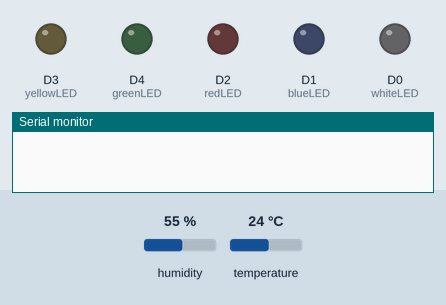
The sketch below on a simulated ESP8266 (NodeMCU). On the bench: output pins drawn as LEDs (lit = HIGH), the last lines printed to the serial monitor. The test bench sets the inputs (shaded band); at power-on: humidity 55 %, temperature 24 °C. WiFi joins after 1.5 s; servers stay silent unless stated; uploads are accepted with an empty reply.

Above: at 0.1 s.
At 2.1 s:
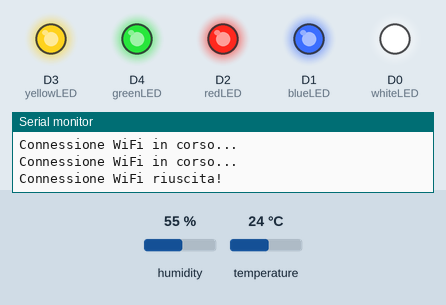
At 4.1 s:
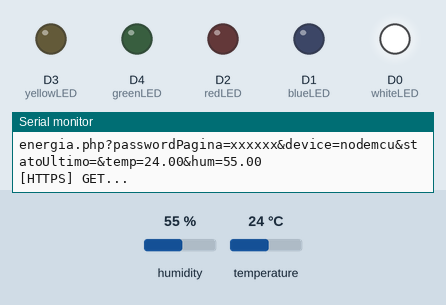
Timing chart, 0 to 5.6 s (numbered marks = the images above):
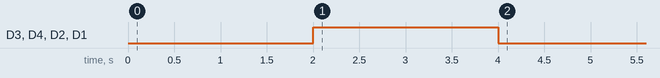

Measured:
- by itself, D3 (yellowLED), D4 (greenLED), D2 (redLED), D1 (blueLED): HIGH → LOW at 4.0 s

The sketch:

energia.ino
```cpp
//set arduino ide ready to nodemcu v1.0

#include <ESP8266WiFi.h>
#include <ESP8266HTTPClient.h>
#include <WiFiClientSecure.h>
#include <ArduinoJson.h>
#include <DHT.h>

//https://electrocircuit.net/tuya-iot-with-nodemcu/

const char* ssid = "wifi ssid";
const char* password = "pw wifi";
String url = "energia.php?passwordPagina=xxxxxx&device=nodemcu";  // Ad esempio, "http://example.com/data.json"

const size_t capacity = JSON_ARRAY_SIZE(50);
DynamicJsonDocument doc(capacity);

const int whiteLED = D0;   // Pin del LED bianco
const int blueLED = D1;    // Pin del LED blu
const int redLED = D2;     // Pin del LED rosso
const int yellowLED = D3;  // Pin del LED giallo
const int greenLED = D4;   // Pin del LED verde

#define DHTPIN D5
#define DHTTYPE DHT11
DHT dht(DHTPIN, DHTTYPE);

unsigned long previousMillisLEDRed = 0;
unsigned long previousMillisLEDGreen = 0;
unsigned long previousMillisLEDYellow = 0;
unsigned long previousMillisLEDBlue = 0;
unsigned long previousMillisLEDWhite = 0;

String statoUltimo = "";


short int led_green_val = 0;
short int led_yellow_val = 0;
short int led_red_val = 0;
short int led_blue_val = 0;
//percenntuale lampeggio
short int led_green_perc = 0;
short int led_yellow_perc = 0;
short int led_red_perc = 0;
short int led_blue_perc = 0;


/*
unsigned long int blinkLED(int pin, int percentage, int ledState, unsigned long& previousMillis) {
  if (ledState == 2) {
    unsigned long currentMillis = millis();
    long interval = map(percentage, 0, 100, 10, 1000);  // Mappa la percentuale in un intervallo tra 100ms e 1000ms
    if (currentMillis - previousMillis >= interval) {
      previousMillis = currentMillis;
      if (ledState == LOW) {
        ledState = HIGH;
      } else {
        ledState = LOW;
      }
    }
    digitalWrite(pin, ledState);
  }else{
    digitalWrite(pin, ledState);
  }
  return previousMillis;
}
*/
// Function to blink an LED at a specified interval
void blinkLED(int pin, int percentage, int ledState, unsigned long& previousMillis) {
  percentage = 100 - percentage;
  if (ledState == 2) {
    int interval = map(percentage, 0, 100, 10, 1000);
    unsigned long currentMillis = millis();
    if (currentMillis - previousMillis >= interval) {
      previousMillis = currentMillis;
      digitalWrite(pin, !digitalRead(pin));
    }
  } else {
    digitalWrite(pin, ledState);
  }
}


void setup() {
  pinMode(redLED, OUTPUT);
  pinMode(yellowLED, OUTPUT);
  pinMode(greenLED, OUTPUT);
  pinMode(blueLED, OUTPUT);
  pinMode(whiteLED, OUTPUT);

  WiFi.mode(WIFI_STA);
  WiFi.begin(ssid, password);
  Serial.begin(115200);

  while (WiFi.status() != WL_CONNECTED) {
    delay(1000);
    Serial.println("Connessione WiFi in corso...");
  }

  Serial.println("Connessione WiFi riuscita!");
  digitalWrite(whiteLED, 1);
  digitalWrite(redLED, 1);
  digitalWrite(yellowLED, 1);
  digitalWrite(greenLED, 1);
  digitalWrite(blueLED, 1);
  delay(2000);
}


unsigned long previousMillisToLoop = 30000;  //parte subito almeno
void loop() {

  unsigned long currentMillisToLoop = millis();
  if ((currentMillisToLoop - previousMillisToLoop) >= 30000) {
    Serial.print(currentMillisToLoop - previousMillisToLoop);
    blinkLED(greenLED, 0, 0, previousMillisLEDGreen);
    blinkLED(yellowLED, 0, 0, previousMillisLEDYellow);
    blinkLED(redLED, 0, 0, previousMillisLEDRed);
    blinkLED(blueLED, 0, 0, previousMillisLEDBlue);
    blinkLED(whiteLED, 0, 1, previousMillisLEDWhite);

    if (WiFi.status() == WL_CONNECTED) {
      Serial.print(".");
      std::unique_ptr<BearSSL::WiFiClientSecure> client(new BearSSL::WiFiClientSecure);
      client->setInsecure();
      HTTPClient https;

      String temperature = (String)dht.readTemperature();
      String humidity = (String)dht.readHumidity();
      Serial.print("hum: ");
      Serial.println(dht.readHumidity());

      url = "energia.php?passwordPagina=xxxxxx&device=nodemcu&statoUltimo=" + statoUltimo + "&temp=" + temperature + "&hum=" + humidity;  // Ad esempio, "http://example.com/data.json"
      Serial.println(url);

      if (https.begin(*client, url)) {  // HTTPS
        Serial.println("[HTTPS] GET...");

        int httpCode = https.GET();

        // httpCode will be negative on error
        if (httpCode > 0) {
          // HTTP header has been send and Server response header has been handled
          Serial.printf("[HTTPS] GET... code: %d\n", httpCode);
          // file found at server?
          if (httpCode == HTTP_CODE_OK) {
            String payload = https.getString();


            // Search for the specific div content in the HTML response.
            String startTag = "<p id=\"arduino\">";
            String endTag = "</p>";
            int start = payload.indexOf(startTag);

            if (start != -1) {
              int end = payload.indexOf(endTag, start);
              if (end != -1) {
                String divContent = payload.substring(start + startTag.length(), end);
                Serial.println("Div content:");
                Serial.println(divContent);

                DeserializationError error = deserializeJson(doc, divContent);
                if (error) {
                  Serial.print("Errore di parsing JSON: ");
                  Serial.println(error.c_str());
                } else {
                  // Leggi i parametri direttamente dal JSON
                  String timestamp = doc["timestamp"];
                  //stato del led
                  led_green_val = doc["led_green"][0];
                  led_yellow_val = doc["led_yellow"][0];
                  led_red_val = doc["led_red"][0];
                  led_blue_val = doc["led_blue"][0];
                  //percenntuale lampeggio
                  led_green_perc = doc["led_green"][1];
                  led_yellow_perc = doc["led_yellow"][1];
                  led_red_perc = doc["led_red"][1];
                  led_blue_perc = doc["led_blue"][1];
                  String statoAttuale = doc["statoAttuale"];

                  if (statoAttuale != statoUltimo) {
                    if (statoAttuale == "eco" || statoAttuale == "sole") {
                      Serial.println("Lo stato è cambiato: " + statoUltimo + " è diventato -> " + statoAttuale);
                      statoUltimo = statoAttuale;
                    } else {
                      Serial.println("parametro statoAttuale non valido->" + statoAttuale + "<-");
                    }
                  } else {
                    Serial.println("Lo stato non è cambiato: siamo ancora in modo: " + statoAttuale);
                  }
                  //url = "energia.php?passwordPagina=xxxxxx&device=nodemcu&statoUltimo=" + statoUltimo + "&temp=" + temperature + "&hum=" + humidity;  // Ad esempio, "http://example.com/data.json"
                  //Serial.println(url);
                  // Ora puoi utilizzare i valori dei parametri come desideri
                  Serial.print("hum2: ");
                  Serial.println(dht.readHumidity());
                }
              } else {
                Serial.println("End tag not found.");
              }
            } else {
              Serial.println("Start tag not found.");
            }
          }
        } else {
          Serial.printf("[HTTPS] GET... failed, error: %s\n\r", https.errorToString(httpCode).c_str());
        }
        https.end();
      } else {
        Serial.printf("[HTTPS] Unable to connect\n\r");
      }
    } else {
      Serial.println("Wi-Fi not connected. Reconnecting...");
      WiFi.begin(ssid, password);
      delay(5000);  // Wait for reconnection
    }


    // Reset the timer
    previousMillisToLoop = currentMillisToLoop;
  }

  blinkLED(greenLED, led_green_perc, led_green_val, previousMillisLEDGreen);
  blinkLED(yellowLED, led_yellow_perc, led_yellow_val, previousMillisLEDYellow);
  blinkLED(redLED, led_red_perc, led_red_val, previousMillisLEDRed);
  blinkLED(blueLED, led_blue_perc, led_blue_val, previousMillisLEDBlue);

  if (statoUltimo == "eco") {
    blinkLED(whiteLED, 40, 2, previousMillisLEDWhite);
  } else if (statoUltimo == "sole") {
    blinkLED(whiteLED, 90, 2, previousMillisLEDWhite);
  } else {
    blinkLED(whiteLED, 0, 1, previousMillisLEDWhite);
  }
}
```
